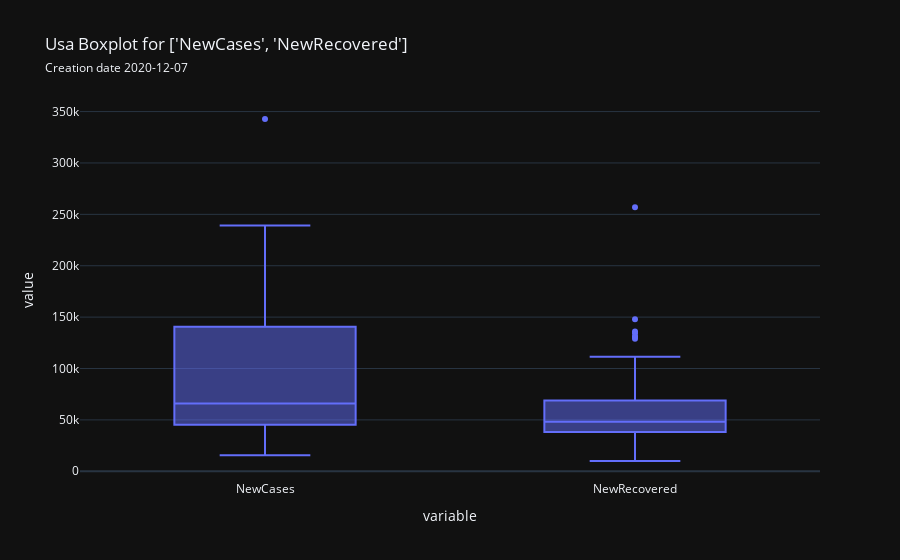

This figure's notebook cell:
### Code cell
measures = ['NewCases','NewRecovered']
country.boxplot(measures, save=True)

### Figure 1 — Plotly figure (JSON) as saved in the notebook; plotly's stock layout.template omitted (floating-point values rounded to 4 significant figures; data arrays with more than 128 entries replaced by an {"elided": "..."} marker saying what was removed)
{"data": [{"alignmentgroup": "True", "hovertemplate": "variable=%{x}<br>value=%{y}<extra></extra>", "legendgroup": "", "marker": {"color": "#636efa"}, "name": "", "notched": false, "offsetgroup": "", "orientation": "v", "quartilemethod": "exclusive", "showlegend": false, "type": "box", "x": {"elided": "224 str values"}, "x0": " ", "xaxis": "x", "y": {"elided": "224 float values"}, "y0": " ", "yaxis": "y"}], "layout": {"boxmode": "group", "legend": {"tracegroupgap": 0}, "title": {"text": "Usa Boxplot for ['NewCases', 'NewRecovered']<br><span style='font-size: 12px;'>Creation date 2020-12-07</span>"}, "xaxis": {"anchor": "y", "domain": [0.0, 1.0], "title": {"text": "variable"}}, "yaxis": {"anchor": "x", "domain": [0.0, 1.0], "title": {"text": "value"}}}}
